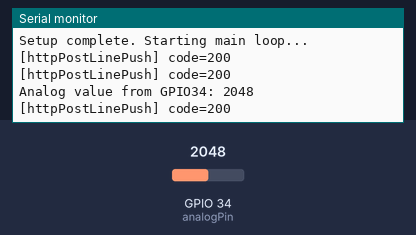
Simulated run of this sketch. Board: ESP32. Parts: the last lines printed to the serial monitor. Inputs (shaded band) come from the test bench; at power-on: GPIO 34 (analogPin) = 2048. WiFi joins after 1.5 s; servers stay silent unless stated; uploads are accepted with an empty reply; the local clock reads 2024-03-15 10:24:30 at power-on unless the sketch sets it.

Above: at 3.1 s.
3.2 s: GPIO 34 (analogPin) set to 2866
At 7.26 s:
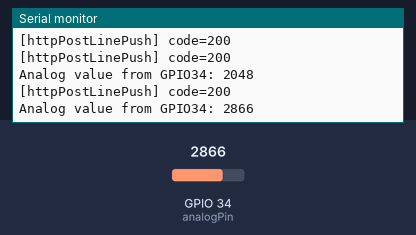
9.0 s: GPIO 34 (analogPin) set to 3603
At 12.9 s:
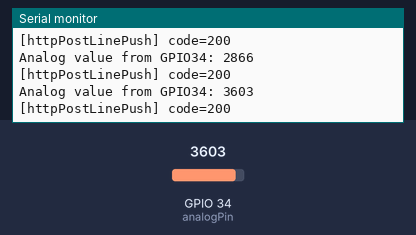
Timing chart, 0 to 14.4 s (numbered marks = the images above; inputs shaded):
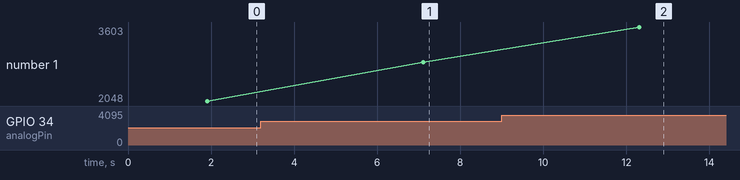

Measured:
- after the input at 3.2 s, the serial monitor: prints a new line after 3.9 s (image 1)
- after the input at 9.0 s, the serial monitor: prints a new line after 3.3 s (image 2)
- plotted number 1: 2048 → 2866 after the input at 3.2 s, 2866 → 3603 after the input at 9.0 s

The sketch:

line_OA_EPS32.ino
```cpp
#include <WiFi.h>
#include <WiFiClientSecure.h>
#include <HTTPClient.h>
#include <time.h>

// ===== Wi-Fi & LINE config =====
const char* ssid = "X50s._Phu";
const char* password = "p0000000";
#define CHANNEL_ACCESS_TOKEN "sdEIOvZPeIu1MlYVJSuZRapZiIuVavd8vvK/twAC5hcClR4cewyfgoI0kfTzlYxY5kRowaVxaO0c6BSHoxfGG1egPk0MbdGnxm5a8iavOFUXO46Bi3wAUZbrlJOI09Ql41fkQ34fRQmbIfefWuCyBQdB04t89/1O/w1cDnyilFU="
//#define CHANNEL_ACCESS_TOKEN "YOUR_LONG_LIVED_CHANNEL_ACCESS_TOKEN"   // << paste your token


const char* GROUP_ID = "Ue587e542c744f2de308985beac70f92d";

const int analogPin = 34;

// Reusable secure client for all requests (must be global to avoid deallocation/reboot issues)
WiFiClientSecure client;

// ---------------- Time sync (TLS needs correct time) ----------------
void setupTime() {
  configTime(7 * 3600, 0, "pool.ntp.org", "time.nist.gov");  // GMT+7
  time_t now = time(nullptr);
  int retry = 0;
  while (now < 1700000000 && retry < 60) {  // wait until year >= 2023
    delay(250);
    now = time(nullptr);
    retry++;
  }
  Serial.printf("Time synced: %s\n", ctime(&now));
}

// ---------------- Helper: HTTP POST to LINE push endpoint ----------------
bool httpPostLinePush(const String& jsonPayload) {
  HTTPClient https;
  if (!https.begin(client, "https://api.line.me/v2/bot/message/push")) {
    Serial.println("[httpPostLinePush] https.begin failed");
    return false;
  }
  https.addHeader("Content-Type", "application/json");
  https.addHeader("Authorization", String("Bearer ") + CHANNEL_ACCESS_TOKEN);

  int code = https.POST(jsonPayload);
  String resp = https.getString();
  https.end();

  Serial.printf("[httpPostLinePush] code=%d\n", code);
  Serial.println(resp);
  return (code >= 200 && code < 300);
}

// ---------------- API: Send text only ----------------
bool linePushText(const String& to, const String& text) {
  String payload = String("{\"to\":\"") + to + "\",\"messages\":[{\"type\":\"text\",\"text\":\"" + text + "\"}]}";
  return httpPostLinePush(payload);
}

// ---------------- API: Send text + sticker ----------------
bool linePushTextWithSticker(const String& to,
                             const String& text,
                             const String& packageId,
                             const String& stickerId) {
  // messages: [ text , sticker ]
  String payload = String("{\"to\":\"") + to + "\",\"messages\":[{\"type\":\"text\",\"text\":\"" + text + "\"},"
                                                                                                          "{\"type\":\"sticker\",\"packageId\":\""
                   + packageId + "\",\"stickerId\":\"" + stickerId + "\"}]}";
  return httpPostLinePush(payload);
}

// ---------------- Setup & Demo ----------------
void setup() {
  Serial.begin(115200);
  while (!Serial) { delay(10); }

  Serial.println("\nConnecting Wi-Fi...");
  WiFi.mode(WIFI_STA);
  WiFi.begin(ssid, password);
  while (WiFi.status() != WL_CONNECTED) {
    delay(300);
    Serial.print(".");
  }
  Serial.printf("\nWiFi connected. IP: %s\n", WiFi.localIP().toString().c_str());

  setupTime();

  // Use ONLY one of these:
  client.setInsecure();  // โ ๏ธ for quick testing only

  Serial.println("Setup complete. Starting main loop...");

//  // Demo sends
  linePushText(GROUP_ID, "123");
  //delay(2000);
  linePushTextWithSticker(GROUP_ID, "abc", "1070", "17841");
}

// ---------------- Main Loop ----------------
void loop() {
 int analogValue = analogRead(analogPin);

 Serial.printf("Analog value from GPIO34: %d\n", analogValue);

 String message = "Analog " + String(analogValue);

 linePushText(GROUP_ID, message);

 delay(5000);
}
```
